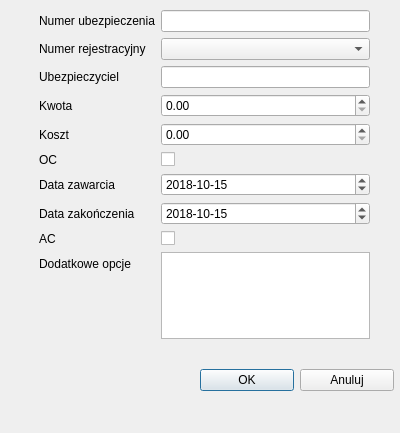
<?xml version="1.0" encoding="UTF-8"?>
<ui version="4.0">
 <class>DodajUbezpieczenie</class>
 <widget class="QDialog" name="DodajUbezpieczenie">
  <property name="geometry">
   <rect>
    <x>0</x>
    <y>0</y>
    <width>400</width>
    <height>433</height>
   </rect>
  </property>
  <property name="windowTitle">
   <string>Dialog</string>
  </property>
  <widget class="QWidget" name="formLayoutWidget">
   <property name="geometry">
    <rect>
     <x>39</x>
     <y>10</y>
     <width>331</width>
     <height>329</height>
    </rect>
   </property>
   <layout class="QFormLayout" name="formLayout">
    <item row="0" column="0">
     <widget class="QLabel" name="numerUbezpieczeniaLabel">
      <property name="text">
       <string>Numer ubezpieczenia</string>
      </property>
     </widget>
    </item>
    <item row="0" column="1">
     <widget class="QLineEdit" name="numerUbezpieczeniaLineEdit"/>
    </item>
    <item row="1" column="0">
     <widget class="QLabel" name="numerRejestracyjnyLabel">
      <property name="text">
       <string>Numer rejestracyjny</string>
      </property>
     </widget>
    </item>
    <item row="1" column="1">
     <widget class="QComboBox" name="numerRejestracyjnyComboBox"/>
    </item>
    <item row="2" column="0">
     <widget class="QLabel" name="ubezpieczycielLabel">
      <property name="text">
       <string>Ubezpieczyciel</string>
      </property>
     </widget>
    </item>
    <item row="2" column="1">
     <widget class="QLineEdit" name="ubezpieczycielLineEdit"/>
    </item>
    <item row="3" column="0">
     <widget class="QLabel" name="kwotaLabel">
      <property name="text">
       <string>Kwota</string>
      </property>
     </widget>
    </item>
    <item row="3" column="1">
     <widget class="QDoubleSpinBox" name="kwotaDoubleSpinBox">
      <property name="maximum">
       <double>999999.989999999990687</double>
      </property>
     </widget>
    </item>
    <item row="4" column="0">
     <widget class="QLabel" name="kosztLabel">
      <property name="text">
       <string>Koszt</string>
      </property>
     </widget>
    </item>
    <item row="4" column="1">
     <widget class="QDoubleSpinBox" name="kosztDoubleSpinBox">
      <property name="maximum">
       <double>99999.990000000005239</double>
      </property>
     </widget>
    </item>
    <item row="5" column="0">
     <widget class="QLabel" name="oCLabel">
      <property name="text">
       <string>OC</string>
      </property>
     </widget>
    </item>
    <item row="5" column="1">
     <widget class="QCheckBox" name="oCCheckBox"/>
    </item>
    <item row="6" column="0">
     <widget class="QLabel" name="dataZawarciaLabel">
      <property name="text">
       <string>Data zawarcia</string>
      </property>
     </widget>
    </item>
    <item row="6" column="1">
     <widget class="QDateEdit" name="dataZawarciaDateEdit">
      <property name="dateTime">
       <datetime>
        <hour>2</hour>
        <minute>0</minute>
        <second>0</second>
        <year>2018</year>
        <month>10</month>
        <day>15</day>
       </datetime>
      </property>
      <property name="displayFormat">
       <string>yyyy-MM-dd</string>
      </property>
      <property name="date">
       <date>
        <year>2018</year>
        <month>10</month>
        <day>15</day>
       </date>
      </property>
     </widget>
    </item>
    <item row="7" column="0">
     <widget class="QLabel" name="dataZakoCzeniaLabel">
      <property name="text">
       <string>Data zakończenia</string>
      </property>
     </widget>
    </item>
    <item row="8" column="0">
     <widget class="QLabel" name="aCLabel">
      <property name="text">
       <string>AC</string>
      </property>
     </widget>
    </item>
    <item row="8" column="1">
     <widget class="QCheckBox" name="aCCheckBox"/>
    </item>
    <item row="9" column="0">
     <widget class="QLabel" name="dodatkoweOpcjeLabel">
      <property name="text">
       <string>Dodatkowe opcje</string>
      </property>
     </widget>
    </item>
    <item row="9" column="1">
     <widget class="QPlainTextEdit" name="dodatkoweOpcjeTextEdit"/>
    </item>
    <item row="7" column="1">
     <widget class="QDateEdit" name="dataZakonczeniaDateEdit">
      <property name="displayFormat">
       <string>yyyy-MM-dd</string>
      </property>
      <property name="date">
       <date>
        <year>2018</year>
        <month>10</month>
        <day>15</day>
       </date>
      </property>
     </widget>
    </item>
   </layout>
  </widget>
  <widget class="QWidget" name="horizontalLayoutWidget">
   <property name="geometry">
    <rect>
     <x>200</x>
     <y>340</y>
     <width>194</width>
     <height>80</height>
    </rect>
   </property>
   <layout class="QHBoxLayout" name="horizontalLayout">
    <item>
     <widget class="QPushButton" name="Ok">
      <property name="text">
       <string>OK</string>
      </property>
     </widget>
    </item>
    <item>
     <widget class="QPushButton" name="anuluj">
      <property name="text">
       <string>Anuluj</string>
      </property>
     </widget>
    </item>
   </layout>
  </widget>
 </widget>
 <resources/>
 <connections/>
</ui>
